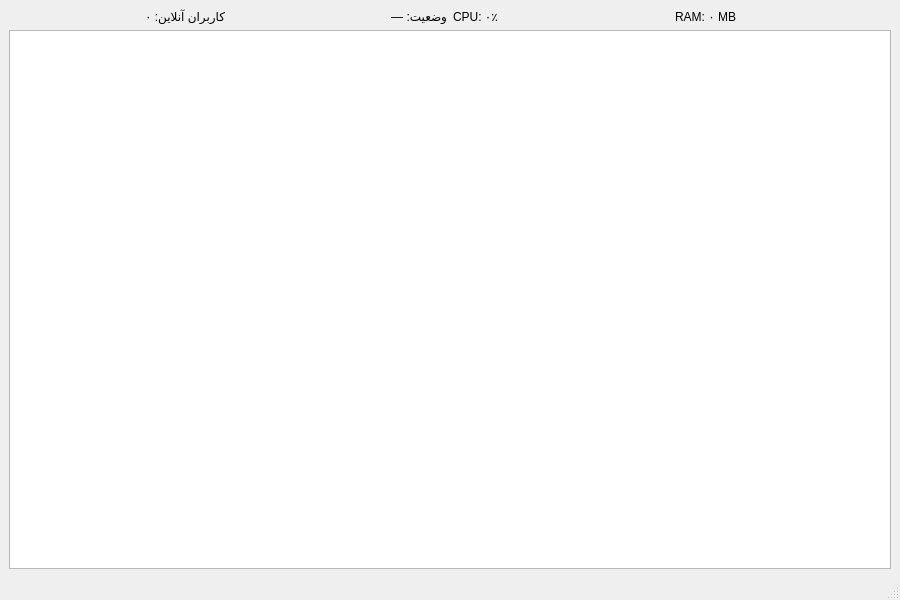
<?xml version="1.0" encoding="UTF-8"?>
<ui version="4.0">
 <class>ServerDashboardWindow</class>
 <widget class="QMainWindow" name="ServerDashboardWindow">
  <property name="geometry">
   <rect>
    <x>0</x>
    <y>0</y>
    <width>900</width>
    <height>600</height>
   </rect>
  </property>
  <property name="windowTitle">
   <string>BookClub Server Dashboard</string>
  </property>
  <property name="styleSheet">
   <string notr="true">QMainWindow {
    background-color: #e0e5ec;
}

QLabel {
    color: #2c3e50;
    font-family: &quot;Vazirmatn&quot;, &quot;Segoe UI&quot;, &quot;Tahoma&quot;;
    font-size: 18px;
    font-weight: bold; 
    background: transparent;
}

QListWidget {
    background-color: rgba(255, 255, 255, 150);
    color: #2c3e50;
    border: 1px solid rgba(44, 62, 80, 50);
    border-radius: 10px;
    padding: 5px;
    font-family: &quot;Vazirmatn&quot;, &quot;Segoe UI&quot;, &quot;Tahoma&quot;;
    font-weight: bold;
}

QListWidget::item {
    padding: 8px;
    color: #2c3e50;
    border-radius: 6px;
}

QListWidget::item:hover {
    background-color: rgba(44, 62, 80, 20);
}

QListWidget::item:selected {
    background-color: #2c3e50;
    color: #ffffff;
}

QScrollArea {
    background-color: rgba(255, 255, 255, 50); 
    border-radius: 20px;
    border: 1px solid rgba(255, 255, 255, 150);
}

QScrollArea &gt; QWidget &gt; QWidget,
#scrollAreaWidgetContents {
    background-color: transparent;
}

QPushButton {
    background-color: #2c3e50;
    color: #ffffff;
    border: none;
    border-radius: 12px;
    padding: 10px;
    font-family: &quot;Vazirmatn&quot;, &quot;Segoe UI&quot;, &quot;Tahoma&quot;;
    font-size: 15px;
    font-weight: bold;
}

QPushButton:hover {
    background-color: #34495e; 
    color: #d4af37;
    font-weight: bold;
}

QPushButton:pressed {
    background-color: #1a252f;
}

QTextEdit, QComboBox {
    background-color: rgba(255, 255, 255, 150);
    color: #2c3e50;
    border: 1px solid rgba(44, 62, 80, 50);
    border-radius: 10px;
    padding: 5px;
    font-family: &quot;Vazirmatn&quot;, &quot;Segoe UI&quot;, &quot;Tahoma&quot;;
    font-weight: bold;
}

QTextEdit:focus, QComboBox:focus {
    border: 2px solid #2c3e50;
    background-color: #ffffff;
}</string>
  </property>
  <widget class="QWidget" name="centralwidget">
   <layout class="QVBoxLayout" name="verticalLayout">
    <item>
     <layout class="QHBoxLayout" name="statusRowLayout">
      <item>
       <widget class="QLabel" name="onlineCountLabel">
        <property name="text">
         <string>کاربران آنلاین: ۰</string>
        </property>
       </widget>
      </item>
      <item>
       <widget class="QLabel" name="healthStatusLabel">
        <property name="text">
         <string>وضعیت: —</string>
        </property>
       </widget>
      </item>
      <item>
       <widget class="QLabel" name="cpuLabel">
        <property name="text">
         <string>CPU: ۰٪</string>
        </property>
       </widget>
      </item>
      <item>
       <widget class="QLabel" name="ramLabel">
        <property name="text">
         <string>RAM: ۰ MB</string>
        </property>
       </widget>
      </item>
     </layout>
    </item>
    <item>
     <widget class="QListWidget" name="logListWidget"/>
    </item>
   </layout>
  </widget>
  <widget class="QMenuBar" name="menubar">
   <property name="geometry">
    <rect>
     <x>0</x>
     <y>0</y>
     <width>900</width>
     <height>25</height>
    </rect>
   </property>
  </widget>
  <widget class="QStatusBar" name="statusbar"/>
 </widget>
 <resources/>
 <connections/>
</ui>
